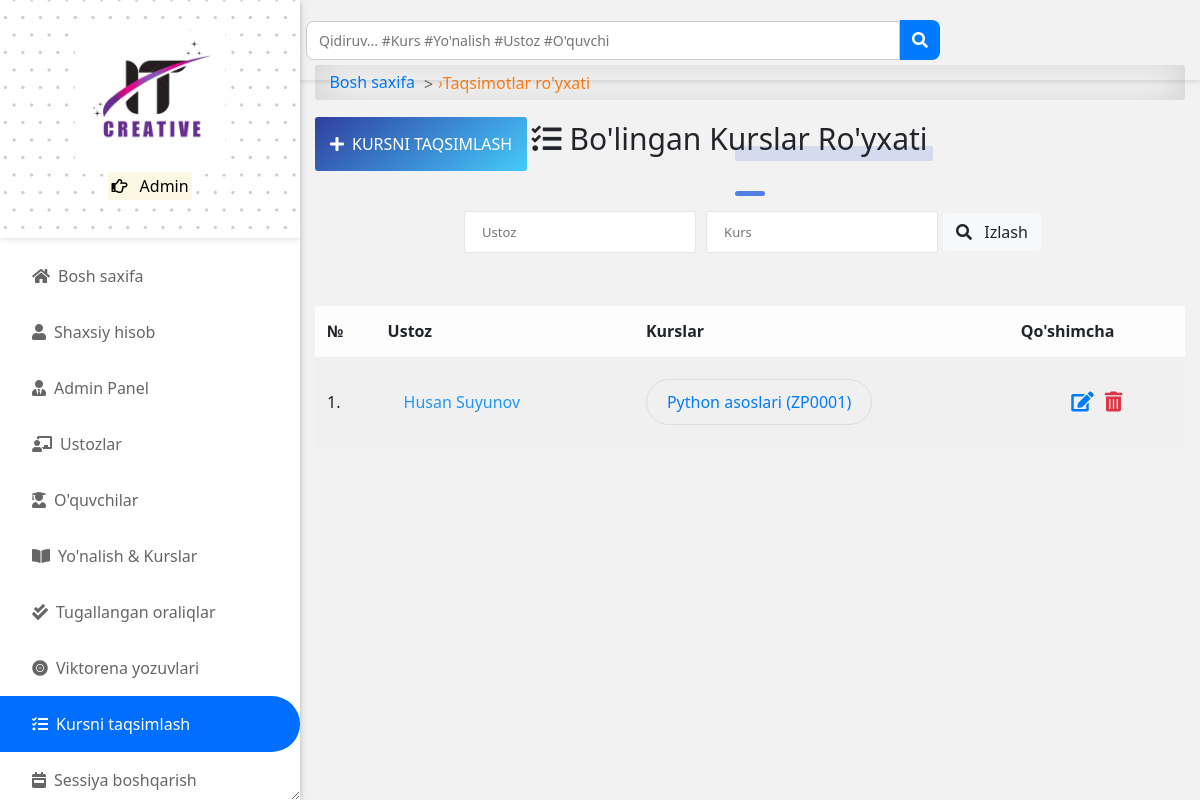
The app's page /programs/course/allocated/ (signed in) with its own data.
### accounts/models.py (models this page shows, shortened)
class User(AbstractUser):
    is_student = models.BooleanField(default=False)
    is_lecturer = models.BooleanField(default=False)
    is_parent = models.BooleanField(default=False)
    is_dep_head = models.BooleanField(default=False)
    phone = models.CharField(max_length=60, blank=True, null=True)
    address = models.CharField(max_length=60, blank=True, null=True)
    picture = models.ImageField(upload_to='profile_pictures/%y/%m/%d/', default='default.png', null=True)
    email = models.EmailField(blank=True, null=True)
    username_validator = ASCIIUsernameValidator()
    objects = UserManager()
    @property
    def get_full_name(self):
        full_name = self.username
        if self.first_name and self.last_name:
            full_name = self.first_name + " " + self.last_name
        return full_name
    @property
    def get_user_role(self):
        if self.is_superuser:
            return "Admin"
        elif self.is_student:
            return "Talaba"  # Tarjima qilindi
        elif self.is_lecturer:
            return "O'qituvchi"  # Tarjima qilindi
        elif self.is_parent:
            return "Ota-Ona"  # Tarjima qilindi
    def get_absolute_url(self):
        return reverse('profile_single', kwargs={'id': self.id})

### course/models.py (models this page shows, shortened)
class CourseAllocation(models.Model):
    lecturer = models.ForeignKey(settings.AUTH_USER_MODEL, on_delete=models.CASCADE, related_name='allocated_lecturer')
    courses = models.ManyToManyField(Course, related_name='allocated_course')
    session = models.ForeignKey("app.Session", on_delete=models.CASCADE, blank=True, null=True)

class Course(models.Model):
    slug = models.SlugField(blank=True, unique=True)
    title = models.CharField(max_length=200, null=True)
    code = models.CharField(max_length=200, unique=True, null=True)
    credit = models.IntegerField(null=True, default=0)
    summary = models.TextField(max_length=200, blank=True, null=True)
    program = models.ForeignKey(Program, on_delete=models.CASCADE)
    level = models.CharField(max_length=25, choices=DARAJALAR, null=True)
    year = models.IntegerField(choices=YILLAR, default=0)
    semester = models.CharField(choices=SEMESTR, max_length=200)
    is_elective = models.BooleanField(default=False, blank=True, null=True)
    objects = CourseManager()
    def __str__(self):
        return "{0} ({1})".format(self.title, self.code)
    def get_absolute_url(self):
        return reverse('course_detail', kwargs={'slug': self.slug})

### course/views.py (the view)
# urls.py: path('course/allocated/', course_allocation_view, name='course_allocation_view'),
@login_required
def course_allocation_view(request):
    allocated_courses = CourseAllocation.objects.all()
    return render(request, 'course/course_allocation_view.html', {
        'title': "Kurs taqsimlash | IT Creative LMS",
        "allocated_courses": allocated_courses
    })

### templates/course/course_allocation_view.html (shortened to what this page needs)
{% extends 'base.html' %}
{% block content %}
<div id="input-nav"><a href="{% url 'home' %}" class="primary1">Bosh saxifa </a> <i>&rsaquo;</i> Taqsimotlar ro'yxati</div>
{% if request.user.is_superuser %}
<a class="add-button" href="{% url 'course_allocation' %}"><i class="fas fa-plus"></i>Kursni taqsimlash</a>
{% endif %}
<div class="title-1"><i class="fas fa-tasks"></i>Bo'lingan kurslar ro'yxati</div>
<div class="title-line"></div>
<div class="content-center">
    <form class="search-form" action="" method="POST">{% csrf_token %}
        <input class="au-input" type="text" name="lecturer" placeholder="Ustoz" value="{{ request.GET.lecturer }}"/>
        <input class="au-input" type="text" name="course" placeholder="Kurs" value="{{ request.GET.course }}"/>
        <button class="btn btn-light" type="submit">
            <i class="fas fa-search"></i> Izlash
        </button>
    </form>
</div>
<div class="table-responsive table-shadow p-0 mt-5">
    <table class="table table-light table-striped">
        <thead>
            <tr>
                <th>№</th>
                <th>Ustoz</th>
                <th>Kurslar</th>
                {% if request.user.is_superuser %}
                <th>Qo'shimcha</th>
                {% endif %}
            </tr>
        </thead>
        {% for course in allocated_courses %}
        <tbody>
            <tr>
                <td> {{ forloop.counter }}.</td>
                <td><a href="{{ course.lecturer.get_absolute_url }}">{{ course.lecturer.get_full_name }}</a></td>
                <td><div class="flex">{% for i in course.courses.all %}
                        <div class="flex"><a class="edit-btn" href="{{ i.get_absolute_url }}">{{ i }}</a></div>
                    {% endfor %}</div>
                </td>
                {% if request.user.is_superuser %}
                <td><div class="update-delete">
                    <a href="{% url 'edit_allocated_course' pk=course.pk %}" class="update" title="Taxrirlash">
                        <i class="fas fa-edit"></i>
                    </a>
                    <a href="{% url 'course_deallocate' pk=course.pk %}" class="delete" title="O'chirish">
                        <i class="fas fa-trash-alt"></i>
                    </a>
                    </div>
                </td>
                {% endif %}
            </tr>
        {% endfor %}
    </table>
</div>
{% endblock content %}

### templates/aside.html (shortened to what this page needs)
{% load static %}
<head>
</head>
<div id="side-nav">
	<div class="main-menu">
		<div class="top-side text-center py-4" style="background-image: url({% static 'img/dotted.jpg' %});">
			<img src="{% static 'img/logo.png' %}" width="150px" alt="IT Creative">
			<p class="text-orange">
				<mark>
					<i class="far fa-hand-point-right"></i>
					{{ request.user.get_user_role }}
				</mark>
			</p>
		</div>
		{% url 'home' as hom %} {% url 'dashboard' as dash %} {% url 'profile' as prof %}
		{% url 'lecturer_list' as lec %}
		{% url 'student_list' as stu %} {% url 'course_allocation_view' as cav %}
		{% url 'programs' as pro %} {% url 'session_list' as sess %} {% url 'semester_list' as sem %}
		{% url 'quiz_progress' as qpr %} {% url 'quiz_marking' as qce %} {% url 'user_course_list' as ucl %}
		{% url 'admin_panel' as admin_p %}
		<ul>
			<li class="{% if request.path == hom %}active{% endif %}">
				<a href="{% url 'home' %}"><i class="fas fa-home"></i>Bosh saxifa</a>
			</li>
			<li class="{% if request.path == prof %}active{% endif %}">
				<a href="{% url 'profile' %}"><i class="fas fa-user"></i>Shaxsiy hisob</a>
			</li>
			{% if request.user.is_superuser %}
			<li class="{% if request.path == admin_p %}active{% endif %}">
				<a href="{% url 'admin_panel' %}"><i class="fas fa-user-tie"></i>Admin Panel</a>
			</li>
			<li class="{% if request.path == lec %}active{% endif %}">
				<a href="{% url 'lecturer_list' %}"><i class="fas fa-chalkboard-teacher"></i>Ustozlar</a>
			</li>
			<li class="{% if request.path == stu %}active{% endif %}">
				<a href="{% url 'student_list' %}"><i class="fas fa-user-graduate"></i>O'quvchilar</a>
			</li>
			{% endif %}
			<li class="{% if request.path == pro %}active{% endif %}">
				<a href="{% url 'programs' %}"><i class="fas fa-book-open"></i>Yo'nalish & Kurslar</a>
			</li>
			{% if request.user.is_superuser or request.user.is_lecturer %}
			<li class="{% if request.path == qce %}active{% endif %}">
				<a href="{% url 'quiz_marking' %}"><i class="fas fa-check-double"></i>Tugallangan oraliqlar</a>
			</li>
			{% endif %}
			{% if request.user.is_superuser %}
			<li class="{% if request.path == qpr %}active{% endif %}">
				<a href="{% url 'quiz_progress' %}"><i class="fas fa-record-vinyl"></i>Viktorena yozuvlari</a>
			</li>
			<li class="{% if request.path == cav %}active{% endif %}">
				<a href="{% url 'course_allocation_view' %}"><i class="fas fa-tasks"></i>Kursni taqsimlash</a>
			</li>
			<li class="{% if request.path == sess %}active{% endif %}">
				<a href="{% url 'session_list' %}"><i class="fas fa-calendar-week"></i>Sessiya boshqarish</a>
			</li>
			{% endif %}
			<br />
		</ul>
	</div>
</div>

### static/css/all.css (style rules this page uses)
.fa, .fas, .far, .fal, .fad, .fab { -moz-osx-font-smoothing: grayscale; -webkit-font-smoothing: antialiased; display: inline-block; font-style: normal; font-variant: normal; text-rendering: auto; line-height: 1; }
.fa-book-open:before { content: "\f518"; }
.fa-calendar-week:before { content: "\f784"; }
.fa-chalkboard-teacher:before { content: "\f51c"; }
.fa-check-double:before { content: "\f560"; }
.fa-edit:before { content: "\f044"; }
.fa-hand-point-right:before { content: "\f0a4"; }
.fa-home:before { content: "\f015"; }
.fa-plus:before { content: "\f067"; }
.fa-record-vinyl:before { content: "\f8d9"; }
.fa-search:before { content: "\f002"; }
.fa-tasks:before { content: "\f0ae"; }
.fa-trash-alt:before { content: "\f2ed"; }
.fa-user:before { content: "\f007"; }
.fa-user-graduate:before { content: "\f501"; }
.fa-user-tie:before { content: "\f508"; }
.far { font-family: 'Font Awesome 5 Free'; font-weight: 400; }
.fa, .fas { font-family: 'Font Awesome 5 Free'; font-weight: 900; }

### templates/base.html (style rules this page uses)
* { -webkit-user-select: none; -moz-user-select: none; -ms-user-select: none; user-select: none; }
body { -webkit-touch-callout: none; }

### templates/aside.html (style rules this page uses)
.top-side { background-size: cover; background-position: top center; }
* { -webkit-user-select: none; -moz-user-select: none; -ms-user-select: none; user-select: none; }
body { -webkit-touch-callout: none; }

### templates/navbar.html (style rules this page uses)
* { margin: 0; padding: 0; box-sizing: border-box; font-family: 'Segoe UI', Tahoma, Geneva, Verdana, sans-serif; }

### records on screen
User: user.get_user_role "Admin"
CourseAllocation: lecturer.get_full_name "Husan Suyunov"
Course: title+code "Python asoslari (ZP0001)"
